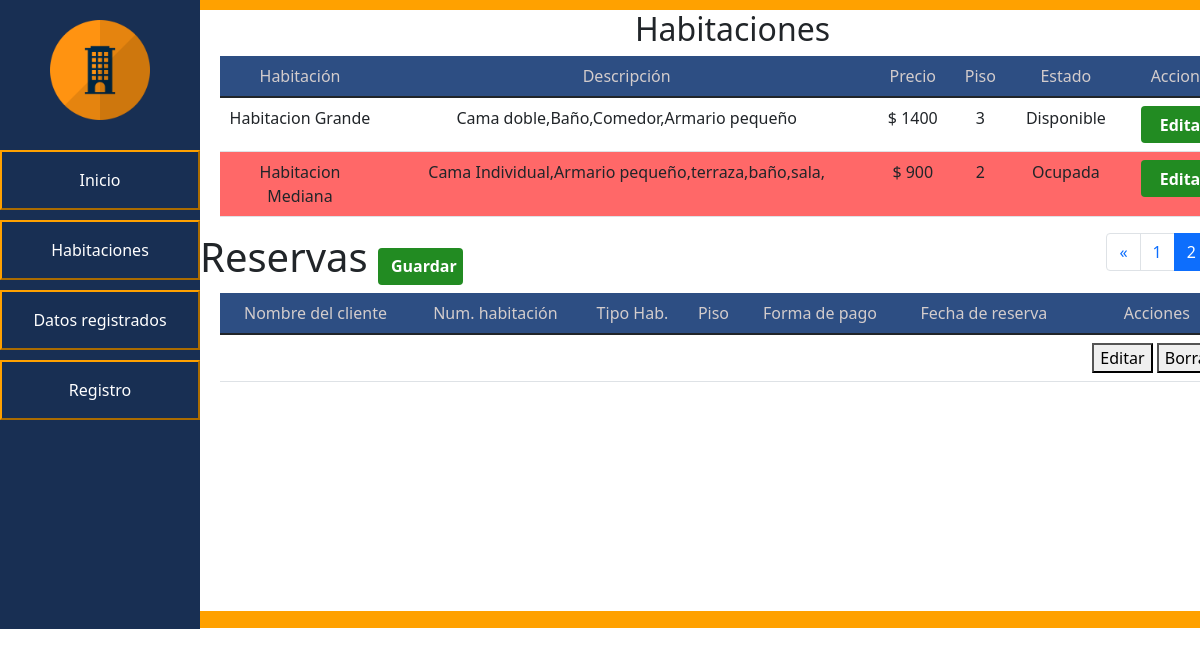
The page /PHP/registro.php?pagina=2 on the database its author committed.
### tables this page shows
CREATE TABLE `habitacion` (
  `idHabitacion` int(11) NOT NULL,
  `NombreHab` varchar(45) NOT NULL,
  `Descripcion` varchar(50) NOT NULL,
  `Precio` int(10) NOT NULL,
  `Piso` int(10) NOT NULL,
  `Estado` varchar(20) NOT NULL
);

### PHP/registro.php (the view, shortened to what this page needs)
<!DOCTYPE html>
<html>
<head>
    <link href="https://cdn.jsdelivr.net/npm/bootstrap@5.1.3/dist/css/bootstrap.min.css" rel="stylesheet">
    <link rel="stylesheet" type="text/css" href="../css/styles-registro.css">
</head>
<body>
	<div id="general">
		<div id="navegacion">
			<div id="navegacion-alineacion">
				<img src="..\img\img2.png" id="img1">
				<a href="index.php">
					<button class="animacion-btn" id="btn">Inicio</button>
				</a>
                <a href="habitaciones.php">
					<button class="animacion-btn" id="btn">Habitaciones</button>
				</a>
				<a href="datos-registrados.php">
					<button class="animacion-btn" id="btn">Datos registrados</button>
				</a>
                <a href="registro.php?pagina=1">
                    <button class="animacion-btn" id="btn" > Registro </button>
                </a>
			</div>
		</div>
		<div id="cuerpo">
			<div id="contenido-cuerpo">
                <h2 style="text-align: center;"> Habitaciones </h2>
                        <table class="table table-hover" id="alineacion-tabla">
                            <thead>
                            <tr class="tittletables">
                                <th class="tamañocelda" scope="col">Habitación</th>
                                <th scope="col">Descripción</th>
                                <th scope="col">Precio</th>
                                <th scope="col">Piso</th>
                                <th scope="col">Estado</th>
                                <th scope="col">Acciones</th>
                            </tr>
                            </thead>
                            <tbody>
                            <?php $cont = include ("conexion.php");
                            $consulta="SELECT * FROM habitacion";
                            $resultado = mysqli_query($enlace,$consulta);
                            $articulos_por_pagina=3;
                            $articulos_totales=mysqli_num_rows($resultado);
                            $paginas=$articulos_totales/3;
                            $paginas=ceil($paginas);
                            $contador=($_GET['pagina']-1)*$articulos_por_pagina;
                            $consulta_1="SELECT * FROM habitacion LIMIT $contador,$articulos_por_pagina";
                            $resultado_1=mysqli_query($enlace,$consulta_1);
                            while ($mostrar=mysqli_fetch_array($resultado_1)){
                            ?>
                                <tr class="<?php echo ($mostrar['Estado']=="Ocupada")?'disponibilidad':'sin-color' ?>">
                                    <td > <?php echo $mostrar['NombreHab'] ?> </td>
                                    <td > <?php echo $mostrar['Descripcion'] ?> </td>
                                    <td >$ <?php echo $mostrar['Precio'] ?> </td>
                                    <td > <?php echo $mostrar['Piso'] ?> </td>
                                    <td > <?php echo $mostrar['Estado'] ?> </td>
                                    <td>
                                        <button type="button" class="buttonedit" data-bs-toggle="modal" data-bs-target="#editmodal<?php echo $mostrar['idHabitacion'];?>">
                                            Editar
                                        </button>
                                    </td>
                                </tr>
                            <?php
                            }
                            ?>
                            </tbody>
                        </table>
                        <nav class="alineacion" aria-label="Page navigation example">
                            <ul class="pagination" >
                                <li class="page-item <?php echo $_GET['pagina']<= 1 ? 'disabled':'' ?>">
                                    <a class="page-link"
                                       href="registro.php?pagina=<?php echo $_GET['pagina']-1 ?>" aria-label="Previous">
                                        <span aria-hidden="true">&laquo;</span>
                                    </a>
                                </li>
                                <?php for($i=0;$i<$paginas;$i++): ?>
                                <li class="page-item <?php echo $_GET['pagina']==$i+1 ?'active': '' ?>">
                                    <a class="page-link" href="registro.php?pagina=<?php echo $i+1 ?>">
                                        <?php echo $i+1 ?>
                                    </a>
                                </li>
                                <?php endfor; ?>
                            </ul>
                        </nav>
                <h1> Reservas <button type="button" class="buttonedit" data-bs-toggle="modal" data-bs-target="#modalsave">
                        Guardar
                    </button></h1>
                <table class="table table-hover" id="alineacion-tabla">
                    <thead>
                    <tr class="tittletables">
                        <th scope="col">Nombre del cliente</th>
                        <th scope="col">Num. habitación</th>
                        <th scope="col">Tipo Hab.</th>
                        <th scope="col">Piso</th>
                        <th scope="col">Forma de pago</th>
                        <th scope="col">Fecha de reserva</th>
                        <th scope="col">Acciones</th>
                    </tr>
                    </thead>
                    <tbody>
                        <tr>
                            <td> </td>
                            <td> </td>
                            <td> </td>
                            <td> </td>
                            <td> </td>
                            <td> </td>
                            <td>
                                <button>Editar</button>
                                <button>Borrar</button>
                            </td>
                        </tr>
                    </tbody>
                </table>
            </div>
        </div>
</body>
</html>

### css/styles-registro.css (style rules this page uses)
body { margin: 0; }
#general { display: flex; }
#navegacion { float: left; background-color: #182F53; height: 629px; width: 200px }
#btn { background-color: #182F53; color: white; margin-top:10px; width: 200px; height: 60px; }
#navegacion-alineacion { margin-top: 20px; }
#img1 { height: 100px; margin-left: 50px; margin-bottom:20px; }
.animacion-btn { border-color: #FFA100; color: black; background-image: -webkit-linear-gradient(45deg, #FFA100 50%, transparent 50%); background-image: linear-gradient(45deg, #FFA100 50%, transparent 50%); background-position: 100%; background-size: 400%; -webkit-transition: background 300ms ease-in-out; transition: background 300ms ease-in-out; }
#cuerpo { background-color: #FFA100; height: 628px; width: 100%; overflow: scroll; }
#contenido-cuerpo { background-color: white; height: 601px; width: 1065px; margin: auto; margin-top: 10px; }
#alineacion-tabla { width: 1024px; margin-left: 20px; }
table,tr,th { text-align: center; font-weight: normal; }
th { padding-left: 18px; padding-right: 18px; }
.tittletables { background: #2d4e83; color: #d3cccc; margin-left: 29px; margin-right: 23px; }
.tamañocelda { width: 160px; }
.disponibilidad { background:#FF6868; }
.alineacion { float: right; margin-right: 23px; }
.buttonedit { width: 85px; height: 37px; color: #ffffff; font-weight: bold; display: inline-block; padding: 6px 12px; font-size: 16px; text-align: center; cursor: pointer; background-image: none; border: 1px solid transparent; border-radius: 4px; outline: 0; background-color: forestgreen; align-content: center; }

### rows shown on the page
habitacion: NombreHab "Habitacion Grande", Descripcion "Cama doble,Baño,Comedor,Armario pequeño", Precio "1400", Piso "3", Estado "Disponible"
habitacion: NombreHab "Habitacion Mediana", Descripcion "Cama Individual,Armario pequeño,terraza,baño,sala,", Precio "900", Piso "2", Estado "Ocupada"
